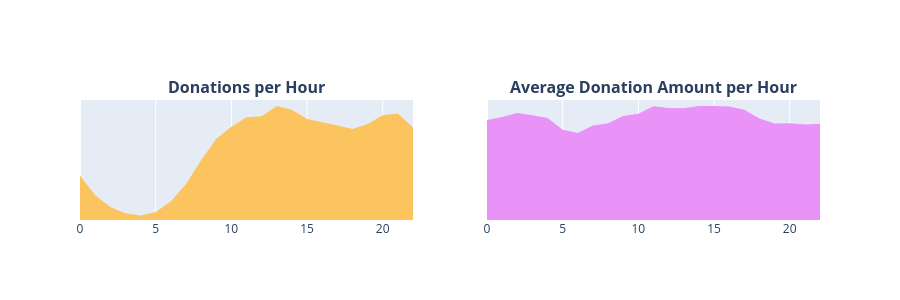

Notebook source saved alongside this figure:
### Markdown cell above
### Donaciones por hora
- 3.4.9 Número de donaciones por hora
- 3.4.10 Promedio de donaciones por hora

### Code cell
t5 = donations_df.groupby(['Donation Hour']).agg({'Donation Month' : 'count', 'Donation Amount' : 'mean'}).reset_index().rename(columns={'Donation Month' : 'Total Donations', 'Donation Amount' : 'Average Amount'})
x = t5['Donation Hour']
y1 = t5['Total Donations']
y2 = t5['Average Amount']
trace1 = go.Scatter(x=x[:-1], y=y1[:-1], fill='tozeroy', fillcolor = '#fcc45f', mode= 'none')
trace2 = go.Scatter(x=x[:-1], y=y2[:-1], fill='tozeroy', fillcolor = "#e993f9", mode= 'none')
fig = tools.make_subplots(rows=1, cols=2, print_grid=False, subplot_titles = ["<b>Donations per Hour</b>", "<b>Average Donation Amount per Hour</b>"])
fig.append_trace(trace1, 1, 1);
fig.append_trace(trace2, 1, 2);

fig['layout'].update(height=300, showlegend=False, yaxis=dict(
        autorange=True,
        showgrid=False,
        zeroline=False,
        showline=False,
        ticks='',
        showticklabels=False
    ), yaxis2=dict(
        autorange=True,
        showgrid=False,
        zeroline=False,
        showline=False,
        ticks='',
        showticklabels=False
    ));
iplot(fig);

### Figure 1 — Plotly figure (JSON) as saved in the notebook; plotly's stock layout.template omitted (floating-point values rounded to 4 significant figures)
{"data": [{"fill": "tozeroy", "fillcolor": "#fcc45f", "mode": "none", "type": "scatter", "x": [0, 1, 2, 3, 4, 5, 6, 7, 8, 9, 10, 11, 12, 13, 14, 15, 16, 17, 18, 19, 20, 21, 22], "xaxis": "x", "y": [124667, 69196, 36102, 18775, 12939, 22570, 51763, 99888, 167624, 226753, 261515, 288275, 291133, 319536, 309346, 283007, 273759, 265133, 255168, 268893, 293353, 298516, 259394], "yaxis": "y"}, {"fill": "tozeroy", "fillcolor": "#e993f9", "mode": "none", "type": "scatter", "x": [0, 1, 2, 3, 4, 5, 6, 7, 8, 9, 10, 11, 12, 13, 14, 15, 16, 17, 18, 19, 20, 21, 22], "xaxis": "x2", "y": [57.77, 59.53, 61.93, 60.5, 58.92, 52.21, 50.26, 54.62, 55.93, 60.11, 61.46, 65.74, 64.81, 64.57, 65.92, 65.88, 65.64, 63.74, 58.67, 55.79, 56.0, 55.22, 55.59], "yaxis": "y2"}], "layout": {"annotations": [{"font": {"size": 16}, "showarrow": false, "text": "<b>Donations per Hour</b>", "x": 0.225, "xanchor": "center", "xref": "paper", "y": 1, "yanchor": "bottom", "yref": "paper"}, {"font": {"size": 16}, "showarrow": false, "text": "<b>Average Donation Amount per Hour</b>", "x": 0.775, "xanchor": "center", "xref": "paper", "y": 1, "yanchor": "bottom", "yref": "paper"}], "height": 300, "showlegend": false, "xaxis": {"anchor": "y", "domain": [0, 0.45]}, "xaxis2": {"anchor": "y2", "domain": [0.55, 1]}, "yaxis": {"anchor": "x", "autorange": true, "domain": [0, 1], "showgrid": false, "showline": false, "showticklabels": false, "ticks": "", "zeroline": false}, "yaxis2": {"anchor": "x2", "autorange": true, "domain": [0, 1], "showgrid": false, "showline": false, "showticklabels": false, "ticks": "", "zeroline": false}}}
